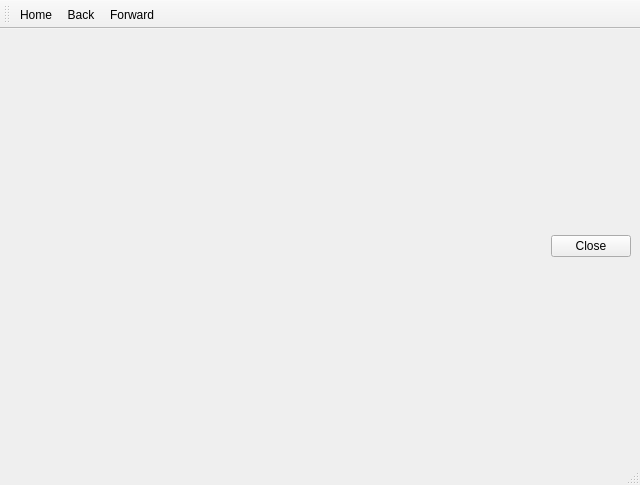
<?xml version="1.0" encoding="UTF-8"?>
<ui version="4.0">
 <class>NAHelp</class>
 <widget class="QMainWindow" name="NAHelp">
  <property name="geometry">
   <rect>
    <x>0</x>
    <y>0</y>
    <width>640</width>
    <height>485</height>
   </rect>
  </property>
  <property name="windowTitle">
   <string>Help</string>
  </property>
  <property name="windowIcon">
   <iconset>
    <normaloff>:/images/help.png</normaloff>:/images/help.png</iconset>
  </property>
  <widget class="QWidget" name="centralwidget">
   <layout class="QGridLayout" name="gridLayout">
    <item row="0" column="0">
     <widget class="QDialogButtonBox" name="buttonBox">
      <property name="standardButtons">
       <set>QDialogButtonBox::Close</set>
      </property>
     </widget>
    </item>
   </layout>
  </widget>
  <widget class="QStatusBar" name="statusbar"/>
  <widget class="QToolBar" name="toolBar">
   <property name="windowTitle">
    <string>toolBar</string>
   </property>
   <attribute name="toolBarArea">
    <enum>TopToolBarArea</enum>
   </attribute>
   <attribute name="toolBarBreak">
    <bool>false</bool>
   </attribute>
   <addaction name="actionHome"/>
   <addaction name="actionBack"/>
   <addaction name="actionForward"/>
  </widget>
  <action name="actionHome">
   <property name="icon">
    <iconset resource="naprog.qrc">
     <normaloff>:/images/user-home-symbolic.svg</normaloff>:/images/user-home-symbolic.svg</iconset>
   </property>
   <property name="text">
    <string>Home</string>
   </property>
  </action>
  <action name="actionBack">
   <property name="icon">
    <iconset resource="naprog.qrc">
     <normaloff>:/images/arrow-left.svg</normaloff>:/images/arrow-left.svg</iconset>
   </property>
   <property name="text">
    <string>Back</string>
   </property>
  </action>
  <action name="actionForward">
   <property name="icon">
    <iconset resource="naprog.qrc">
     <normaloff>:/images/arrow-right.svg</normaloff>:/images/arrow-right.svg</iconset>
   </property>
   <property name="text">
    <string>Forward</string>
   </property>
  </action>
 </widget>
 <resources>
  <include location="naprog.qrc"/>
 </resources>
 <connections/>
</ui>
